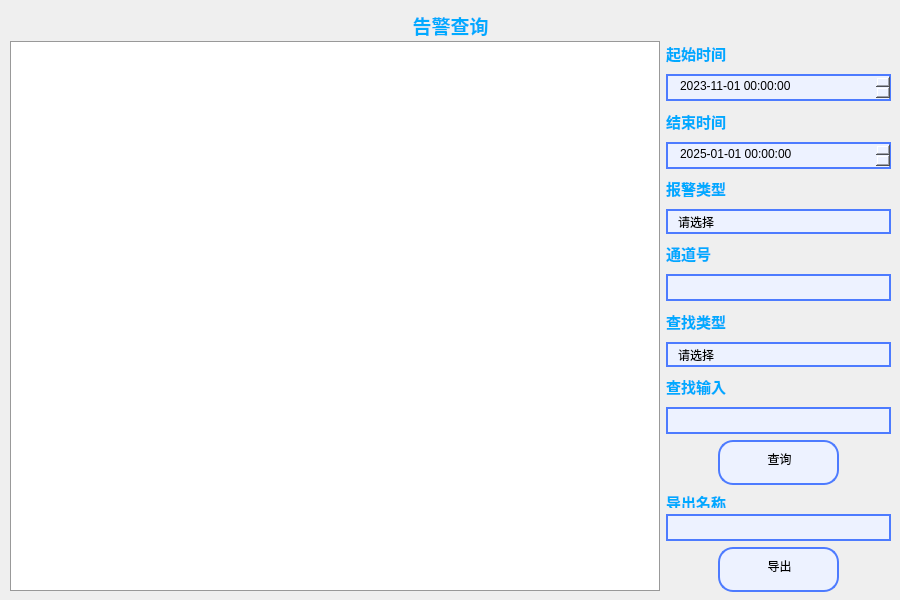
<?xml version="1.0" encoding="UTF-8"?>
<ui version="4.0">
 <class>Warning</class>
 <widget class="QWidget" name="Warning">
  <property name="geometry">
   <rect>
    <x>0</x>
    <y>0</y>
    <width>900</width>
    <height>600</height>
   </rect>
  </property>
  <property name="minimumSize">
   <size>
    <width>900</width>
    <height>600</height>
   </size>
  </property>
  <property name="maximumSize">
   <size>
    <width>900</width>
    <height>600</height>
   </size>
  </property>
  <property name="windowTitle">
   <string>警告查询</string>
  </property>
  <widget class="QWidget" name="gridLayoutWidget">
   <property name="geometry">
    <rect>
     <x>10</x>
     <y>40</y>
     <width>881</width>
     <height>552</height>
    </rect>
   </property>
   <layout class="QGridLayout" name="gridLayout">
    <item row="0" column="0" rowspan="16">
     <widget class="QTableView" name="tableView">
      <property name="minimumSize">
       <size>
        <width>650</width>
        <height>550</height>
       </size>
      </property>
      <property name="maximumSize">
       <size>
        <width>650</width>
        <height>550</height>
       </size>
      </property>
      <property name="styleSheet">
       <string notr="true">QTableView {
    background-color: #ffffff;
    gridline-color: #d0d0d0;
    border: 1px solid #999999;
    selection-background-color: #66aaff;
    selection-color: white;
    alternate-background-color: #f0f0f5;
}

QTableView::item {
    padding: 5px;
    font-size: 12px;
    color: #333333;
}

QTableView::item:selected {
    background-color: #66aaff;
    color: white;
}

QTableView::horizontalHeader {
    background-color: #e0e0e0;
    border-bottom: 1px solid #999999;
}

QTableView::horizontalHeader::section {
    padding: 5px;
    font-weight: bold;
    border-right: 1px solid #d0d0d0;
}

QTableView::verticalHeader {
    background-color: #e0e0e0;
    border-right: 1px solid #999999;
}

QTableView::verticalHeader::section {
    padding: 5px;
    font-weight: bold;
    border-bottom: 1px solid #d0d0d0;
}</string>
      </property>
     </widget>
    </item>
    <item row="10" column="1">
     <widget class="QLabel" name="change_label">
      <property name="text">
       <string>&lt;html&gt;&lt;head/&gt;&lt;body&gt;&lt;p&gt;&lt;span style=&quot; font-size:11pt; font-weight:700; color:#00aaff;&quot;&gt;查找输入&lt;/span&gt;&lt;/p&gt;&lt;/body&gt;&lt;/html&gt;</string>
      </property>
     </widget>
    </item>
    <item row="6" column="1">
     <widget class="QLabel" name="label">
      <property name="text">
       <string>&lt;html&gt;&lt;head/&gt;&lt;body&gt;&lt;p&gt;&lt;span style=&quot; font-size:11pt; font-weight:700; color:#00aaff;&quot;&gt;通道号&lt;/span&gt;&lt;/p&gt;&lt;/body&gt;&lt;/html&gt;</string>
      </property>
     </widget>
    </item>
    <item row="12" column="1" alignment="Qt::AlignmentFlag::AlignHCenter">
     <widget class="QPushButton" name="QueryButton">
      <property name="minimumSize">
       <size>
        <width>121</width>
        <height>45</height>
       </size>
      </property>
      <property name="maximumSize">
       <size>
        <width>121</width>
        <height>45</height>
       </size>
      </property>
      <property name="styleSheet">
       <string notr="true">QPushButton {
    border: 2px solid #f3f3f3;/*设置线宽*/
	background-color: rgb(237, 242, 255);/*背景颜色*/
    border-radius: 15px;/*圆角*/
    padding: 2px 8px 15px 2px;  /*针对于组合框中的文本内容*/
	text-align:bottom;
    min-width: 9em;   /*# 组合框的最小宽度*/
    /*min-height: 5em;*/

	border-style:solid;/*边框为实线型*/
	border-width:2px;/*边框宽度*/
	border-color:rgb(77, 123, 255);/*边框颜色*/

	padding-left: 10px;/*左侧边距*/
}

QPushButton:hover
{
		color:#f3f3f3;
	background-color:rgb(102,178,255); /*改变背景色*/
	border-style:inset;/*改变边框风格*/
	padding-left:6px;
	padding-top:6px;
}</string>
      </property>
      <property name="text">
       <string>查询</string>
      </property>
     </widget>
    </item>
    <item row="9" column="1">
     <widget class="QComboBox" name="comboBox_2">
      <property name="minimumSize">
       <size>
        <width>115</width>
        <height>25</height>
       </size>
      </property>
      <property name="styleSheet">
       <string notr="true">QComboBox {
    border: 2px solid #f3f3f3;/*设置线宽*/
	background-color: rgb(237, 242, 255);/*背景颜色*/
    border-radius: 15px;/*圆角*/
    padding: 1px 2px 1px 2px;  /*针对于组合框中的文本内容*/
	text-align:bottom;
    min-width: 9em;   /*# 组合框的最小宽度*/
    /*min-height: 5em;*/

	border-style:solid;/*边框为实线型*/
	border-width:2px;/*边框宽度*/
	border-color:rgb(77, 123, 255);/*边框颜色*/

	padding-left: 10px;/*左侧边距*/
}
/*QCombobox右侧按钮*/
QComboBox::drop-down {
    subcontrol-origin: padding;
    subcontrol-position: top right;/*放于右方顶部*/
    width: 50px;/*设置按钮范围宽度*/
 	/*border-radius: 15px;
    border-left-width: 1px;
    border-left-color: darkgray;
    border-left-style: solid;*/

    border-top-right-radius: 3px;/*设置边框圆角*/
    border-bottom-right-radius: 3px;
/*padding-right: 50px;*/
}
/*QCombobox右侧按钮的箭头图标*/
QComboBox::down-arrow {
	border-image: url(:/image/down_list.png);/*自定义图片填充*/
	width: 10px;/*设置该图标的宽高*/
	height: 10px;
}


/* 下拉后，整个下拉窗体样式 */
QComboBox QAbstractItemView {
    border: 2px solid #f3f3f3;/*边框宽度、线形、颜色*/
	background-color: rgba(237, 242, 255, 1);/*背景颜色*/
    border-radius: 15px;/*圆角*/
    padding: 1px 2px 1px 2px;  /*针对于组合框中的文本内容*/
    min-width: 9em;   /*# 组合框的最小宽度*/
}

/* 下拉后，整个下拉窗体每项的样式 */
QComboBox QAbstractItemView::item {
	border-radius: 15px;/*圆角*/
    height: 30px;   /* 项的高度（设置pComboBox-&gt;setView(new QListView());后，该项才起作用） */
	background-color: rgb(237, 242, 255);

}

/*以下部分不知为何不生效，有待调试*/
/* 下拉后，整个下拉窗体越过每项的样式 */
QComboBox QAbstractItemView::item:hover {
    color: #FFFFF0;
       /* 整个下拉窗体越过每项的背景色 */
	background-color: rgb(98, 0, 255);
}

/* 下拉后，整个下拉窗体被选择的每项的样式 */
QComboBox QAbstractItemView::item:selected {
    color: #FFFFF0;
	background-color: rgb(0, 85, 200);
}</string>
      </property>
      <item>
       <property name="text">
        <string>请选择</string>
       </property>
      </item>
      <item>
       <property name="text">
        <string>按照传感器类型查询</string>
       </property>
      </item>
      <item>
       <property name="text">
        <string>按照 ID 查询</string>
       </property>
      </item>
     </widget>
    </item>
    <item row="11" column="1">
     <widget class="QLineEdit" name="InputEdit">
      <property name="minimumSize">
       <size>
        <width>121</width>
        <height>25</height>
       </size>
      </property>
      <property name="styleSheet">
       <string notr="true">QLineEdit {
    border: 2px solid #f3f3f3;/*设置线宽*/
	background-color: rgb(237, 242, 255);/*背景颜色*/
    border-radius: 15px;/*圆角*/
    padding: 2px 8px 5px 2px;  /*针对于组合框中的文本内容*/
	text-align:bottom;
    min-width: 9em;   /*# 组合框的最小宽度*/
    /*min-height: 5em;*/

	border-style:solid;/*边框为实线型*/
	border-width:2px;/*边框宽度*/
	border-color:rgb(77, 123, 255);/*边框颜色*/

	padding-left: 10px;/*左侧边距*/
}</string>
      </property>
     </widget>
    </item>
    <item row="1" column="1">
     <widget class="QDateTimeEdit" name="BeginTimeEdit">
      <property name="minimumSize">
       <size>
        <width>121</width>
        <height>25</height>
       </size>
      </property>
      <property name="styleSheet">
       <string notr="true">QDateTimeEdit {
    border: 2px solid #f3f3f3;/*设置线宽*/
	background-color: rgb(237, 242, 255);/*背景颜色*/
    border-radius: 15px;/*圆角*/
    padding: 2px 8px 5px 2px;  /*针对于组合框中的文本内容*/
	text-align:bottom;
    min-width: 9em;   /*# 组合框的最小宽度*/
    /*min-height: 5em;*/

	border-style:solid;/*边框为实线型*/
	border-width:2px;/*边框宽度*/
	border-color:rgb(77, 123, 255);/*边框颜色*/

	padding-left: 10px;/*左侧边距*/
}</string>
      </property>
      <property name="dateTime">
       <datetime>
        <hour>0</hour>
        <minute>0</minute>
        <second>0</second>
        <year>2023</year>
        <month>11</month>
        <day>1</day>
       </datetime>
      </property>
      <property name="date">
       <date>
        <year>2023</year>
        <month>11</month>
        <day>1</day>
       </date>
      </property>
      <property name="displayFormat">
       <string>yyyy-MM-dd HH:mm:ss</string>
      </property>
     </widget>
    </item>
    <item row="2" column="1">
     <widget class="QLabel" name="label_2">
      <property name="text">
       <string>&lt;html&gt;&lt;head/&gt;&lt;body&gt;&lt;p&gt;&lt;span style=&quot; font-size:11pt; font-weight:700; color:#00aaff;&quot;&gt;结束时间&lt;/span&gt;&lt;/p&gt;&lt;/body&gt;&lt;/html&gt;</string>
      </property>
     </widget>
    </item>
    <item row="8" column="1">
     <widget class="QLabel" name="label_4">
      <property name="text">
       <string>&lt;html&gt;&lt;head/&gt;&lt;body&gt;&lt;p&gt;&lt;span style=&quot; font-size:11pt; font-weight:700; color:#00aaff;&quot;&gt;查找类型&lt;/span&gt;&lt;/p&gt;&lt;/body&gt;&lt;/html&gt;</string>
      </property>
     </widget>
    </item>
    <item row="15" column="1" alignment="Qt::AlignmentFlag::AlignHCenter">
     <widget class="QPushButton" name="SaveButton">
      <property name="minimumSize">
       <size>
        <width>121</width>
        <height>45</height>
       </size>
      </property>
      <property name="maximumSize">
       <size>
        <width>121</width>
        <height>45</height>
       </size>
      </property>
      <property name="styleSheet">
       <string notr="true">QPushButton {
    border: 2px solid #f3f3f3;/*设置线宽*/
	background-color: rgb(237, 242, 255);/*背景颜色*/
    border-radius: 15px;/*圆角*/
    padding: 2px 8px 15px 2px;  /*针对于组合框中的文本内容*/
	text-align:bottom;
    min-width: 9em;   /*# 组合框的最小宽度*/
    /*min-height: 5em;*/

	border-style:solid;/*边框为实线型*/
	border-width:2px;/*边框宽度*/
	border-color:rgb(77, 123, 255);/*边框颜色*/

	padding-left: 10px;/*左侧边距*/
}

QPushButton:hover
{
		color:#f3f3f3;
	background-color:rgb(102,178,255); /*改变背景色*/
	border-style:inset;/*改变边框风格*/
	padding-left:6px;
	padding-top:6px;
}</string>
      </property>
      <property name="text">
       <string>导出</string>
      </property>
     </widget>
    </item>
    <item row="3" column="1">
     <widget class="QDateTimeEdit" name="EndTimeEdit">
      <property name="minimumSize">
       <size>
        <width>121</width>
        <height>25</height>
       </size>
      </property>
      <property name="styleSheet">
       <string notr="true">QDateTimeEdit {
    border: 2px solid #f3f3f3;/*设置线宽*/
	background-color: rgb(237, 242, 255);/*背景颜色*/
    border-radius: 15px;/*圆角*/
    padding: 2px 8px 5px 2px;  /*针对于组合框中的文本内容*/
	text-align:bottom;
    min-width: 9em;   /*# 组合框的最小宽度*/
    /*min-height: 5em;*/

	border-style:solid;/*边框为实线型*/
	border-width:2px;/*边框宽度*/
	border-color:rgb(77, 123, 255);/*边框颜色*/

	padding-left: 10px;/*左侧边距*/
}</string>
      </property>
      <property name="date">
       <date>
        <year>2025</year>
        <month>1</month>
        <day>1</day>
       </date>
      </property>
      <property name="displayFormat">
       <string>yyyy-MM-dd HH:mm:ss</string>
      </property>
     </widget>
    </item>
    <item row="0" column="1">
     <widget class="QLabel" name="label_1">
      <property name="text">
       <string>&lt;html&gt;&lt;head/&gt;&lt;body&gt;&lt;p&gt;&lt;span style=&quot; font-size:11pt; font-weight:700; color:#00aaff;&quot;&gt;起始时间&lt;/span&gt;&lt;/p&gt;&lt;/body&gt;&lt;/html&gt;</string>
      </property>
     </widget>
    </item>
    <item row="5" column="1">
     <widget class="QComboBox" name="comboBox_1">
      <property name="minimumSize">
       <size>
        <width>115</width>
        <height>25</height>
       </size>
      </property>
      <property name="styleSheet">
       <string notr="true">QComboBox {
    border: 2px solid #f3f3f3;/*设置线宽*/
	background-color: rgb(237, 242, 255);/*背景颜色*/
    border-radius: 15px;/*圆角*/
    padding: 1px 2px 1px 2px;  /*针对于组合框中的文本内容*/
	text-align:bottom;
    min-width: 9em;   /*# 组合框的最小宽度*/
    /*min-height: 5em;*/

	border-style:solid;/*边框为实线型*/
	border-width:2px;/*边框宽度*/
	border-color:rgb(77, 123, 255);/*边框颜色*/

	padding-left: 10px;/*左侧边距*/
}
/*QCombobox右侧按钮*/
QComboBox::drop-down {
    subcontrol-origin: padding;
    subcontrol-position: top right;/*放于右方顶部*/
    width: 50px;/*设置按钮范围宽度*/
 	/*border-radius: 15px;
    border-left-width: 1px;
    border-left-color: darkgray;
    border-left-style: solid;*/

    border-top-right-radius: 3px;/*设置边框圆角*/
    border-bottom-right-radius: 3px;
/*padding-right: 50px;*/
}
/*QCombobox右侧按钮的箭头图标*/
QComboBox::down-arrow {
	border-image: url(:/image/down_list.png);/*自定义图片填充*/
	width: 10px;/*设置该图标的宽高*/
	height: 10px;
}


/* 下拉后，整个下拉窗体样式 */
QComboBox QAbstractItemView {
    border: 2px solid #f3f3f3;/*边框宽度、线形、颜色*/
	background-color: rgba(237, 242, 255, 1);/*背景颜色*/
    border-radius: 15px;/*圆角*/
    padding: 1px 2px 1px 2px;  /*针对于组合框中的文本内容*/
    min-width: 9em;   /*# 组合框的最小宽度*/
}

/* 下拉后，整个下拉窗体每项的样式 */
QComboBox QAbstractItemView::item {
	border-radius: 15px;/*圆角*/
    height: 30px;   /* 项的高度（设置pComboBox-&gt;setView(new QListView());后，该项才起作用） */
	background-color: rgb(237, 242, 255);

}

/*以下部分不知为何不生效，有待调试*/
/* 下拉后，整个下拉窗体越过每项的样式 */
QComboBox QAbstractItemView::item:hover {
    color: #FFFFF0;
       /* 整个下拉窗体越过每项的背景色 */
	background-color: rgb(98, 0, 255);
}

/* 下拉后，整个下拉窗体被选择的每项的样式 */
QComboBox QAbstractItemView::item:selected {
    color: #FFFFF0;
	background-color: rgb(0, 85, 200);
}</string>
      </property>
      <item>
       <property name="text">
        <string>请选择</string>
       </property>
      </item>
      <item>
       <property name="text">
        <string>高限报警</string>
       </property>
      </item>
      <item>
       <property name="text">
        <string>低限报警</string>
       </property>
      </item>
     </widget>
    </item>
    <item row="7" column="1">
     <widget class="QLineEdit" name="TD_lineEdit">
      <property name="minimumSize">
       <size>
        <width>121</width>
        <height>25</height>
       </size>
      </property>
      <property name="styleSheet">
       <string notr="true">QLineEdit {
    border: 2px solid #f3f3f3;/*设置线宽*/
	background-color: rgb(237, 242, 255);/*背景颜色*/
    border-radius: 15px;/*圆角*/
    padding: 2px 8px 5px 2px;  /*针对于组合框中的文本内容*/
	text-align:bottom;
    min-width: 9em;   /*# 组合框的最小宽度*/
    /*min-height: 5em;*/

	border-style:solid;/*边框为实线型*/
	border-width:2px;/*边框宽度*/
	border-color:rgb(77, 123, 255);/*边框颜色*/

	padding-left: 10px;/*左侧边距*/
}</string>
      </property>
     </widget>
    </item>
    <item row="13" column="1">
     <widget class="QLabel" name="label_5">
      <property name="minimumSize">
       <size>
        <width>175</width>
        <height>17</height>
       </size>
      </property>
      <property name="maximumSize">
       <size>
        <width>175</width>
        <height>17</height>
       </size>
      </property>
      <property name="text">
       <string>&lt;html&gt;&lt;head/&gt;&lt;body&gt;&lt;p&gt;&lt;span style=&quot; font-size:11pt; font-weight:700; color:#00aaff;&quot;&gt;导出名称&lt;/span&gt;&lt;/p&gt;&lt;/body&gt;&lt;/html&gt;</string>
      </property>
     </widget>
    </item>
    <item row="14" column="1">
     <widget class="QLineEdit" name="SaveNamelineEdit">
      <property name="minimumSize">
       <size>
        <width>121</width>
        <height>25</height>
       </size>
      </property>
      <property name="styleSheet">
       <string notr="true">QLineEdit {
    border: 2px solid #f3f3f3;/*设置线宽*/
	background-color: rgb(237, 242, 255);/*背景颜色*/
    border-radius: 15px;/*圆角*/
    padding: 2px 8px 5px 2px;  /*针对于组合框中的文本内容*/
	text-align:bottom;
    min-width: 9em;   /*# 组合框的最小宽度*/
    /*min-height: 5em;*/

	border-style:solid;/*边框为实线型*/
	border-width:2px;/*边框宽度*/
	border-color:rgb(77, 123, 255);/*边框颜色*/

	padding-left: 10px;/*左侧边距*/
}</string>
      </property>
     </widget>
    </item>
    <item row="4" column="1">
     <widget class="QLabel" name="label_3">
      <property name="text">
       <string>&lt;html&gt;&lt;head/&gt;&lt;body&gt;&lt;p&gt;&lt;span style=&quot; font-size:11pt; font-weight:700; color:#00aaff;&quot;&gt;报警类型&lt;/span&gt;&lt;/p&gt;&lt;/body&gt;&lt;/html&gt;</string>
      </property>
     </widget>
    </item>
   </layout>
  </widget>
  <widget class="QLabel" name="Tietlel">
   <property name="geometry">
    <rect>
     <x>360</x>
     <y>10</y>
     <width>181</width>
     <height>31</height>
    </rect>
   </property>
   <property name="minimumSize">
    <size>
     <width>181</width>
     <height>31</height>
    </size>
   </property>
   <property name="maximumSize">
    <size>
     <width>181</width>
     <height>31</height>
    </size>
   </property>
   <property name="text">
    <string>&lt;html&gt;&lt;head/&gt;&lt;body&gt;&lt;p align=&quot;center&quot;&gt;&lt;span style=&quot; font-size:14pt; font-weight:700; color:#00aaff;&quot;&gt;告警查询&lt;/span&gt;&lt;/p&gt;&lt;/body&gt;&lt;/html&gt;</string>
   </property>
  </widget>
  <widget class="QLabel" name="bg_label">
   <property name="geometry">
    <rect>
     <x>0</x>
     <y>0</y>
     <width>901</width>
     <height>601</height>
    </rect>
   </property>
   <property name="minimumSize">
    <size>
     <width>901</width>
     <height>601</height>
    </size>
   </property>
   <property name="maximumSize">
    <size>
     <width>901</width>
     <height>601</height>
    </size>
   </property>
   <property name="text">
    <string/>
   </property>
   <property name="scaledContents">
    <bool>true</bool>
   </property>
  </widget>
  <zorder>bg_label</zorder>
  <zorder>gridLayoutWidget</zorder>
  <zorder>Tietlel</zorder>
 </widget>
 <resources/>
 <connections/>
</ui>
